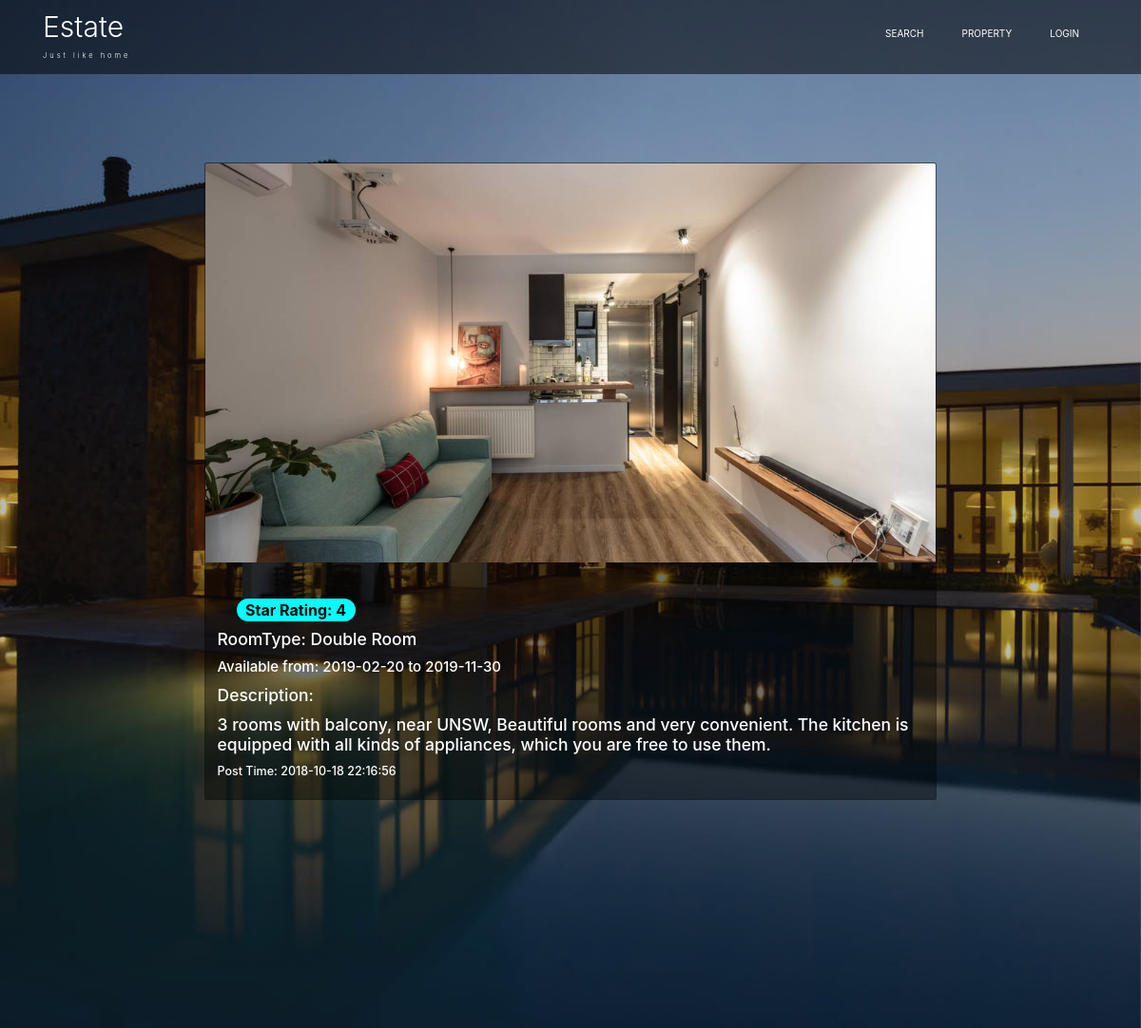
The page /show on the database its author committed.
### tables this page shows
CREATE TABLE hotel (
                    userid char(50),
                    useremail char(50),
                    HouseID char(50) primary key not null,
                    RoomNo char(50),
                    Street char(50),
                    Suburb char(50),
                    State char(50),
                    Postcode char(50),
                    RoomType char(50),
                    Star char(50),
                    check_in_date char(50),
                    check_out_date char(50),
                    price int(50),
                    description char(255),
                    Image char(50),
                    post_time char(50),
                    booking char(50),
                    full_address char(255)
                    );

### project.py (the view)
@app.route("/show")
def show():
    conn = sqlite3.connect("small.db")
    cur = conn.cursor()
    keys = [
        "UserID",
        "UserEmail",
        "HouseID",
        "RoomNo",
        "Street",
        "Suburb",
        "State",
        "Postcode",
        "RoomType",
        "Star",
        "CheckIn",
        "CheckOut",
        "Price",
        "Description",
        "Image",
        "Post_time",
        "Booking_state",
        "Full_address"
    ]
    info_tuples = cur.execute("""SELECT * FROM hotel order by Post_time desc limit 1;""")
    posts = [tupletodict(keys, tup) for tup in info_tuples]
    conn.close()
    return render_template('show.html', posts=posts)

### project.py (called while the page is built)
def tupletodict(keys, tup):
    return dict(zip(keys, tup))

### templates/show.html (shortened to what this page needs)
{% extends "base.html" %}
<!-- {% block beforehead %}
    <link rel="stylesheet" href="https://stackpath.bootstrapcdn.com/bootstrap/4.1.3/css/bootstrap.min.css">
{% endblock %} -->
{% block body_contents %}
<div class="card-deck" style="margin-top:3%;width:800px;margin-left:auto;margin-right:auto;">
    {% for post in posts %}
        <div class="card" style="width: 30rem; background-color: rgba(0, 0, 0, 0.404); color: white">
            <img class="card-img-top" src="{{post.Image}}" style="width: 100%;height: 35vw;object-fit: cover;">
            <div class="card-body" style="padding-top:5%">
                <span class="badge badge-pill badge-dark" style="background-color:aqua;font-size:medium;margin-left:20px;color:black">Star Rating: {{post.Star}}</span>
                <p class="card-title"> <h3>RoomType: {{post.RoomType}}</h3> </p>
                <p class="card-title">
                    <h4>Available from: {{post.CheckIn}} to {{post.CheckOut}}<h4>
                </p>
                <p class="card-title"><h3>Description:</h3></p>
                <p class="card-text"><h3>{{post.Description}}</h3></p>
                <p><h5>Post Time: {{post.Post_time}}</h5></p>
            </div>
        </div>
    {% endfor %}
</div>
{% endblock %}

### css/style.css (style rules this page uses)
body { margin:0; padding:0; background:#fff; font-family: 'Open Sans', sans-serif; }
h1,h2,h3,h4,h5,h6 { margin:0; font-family: 'Work Sans', sans-serif; }
p { margin:0; font-size:14px; }

### css/smoothbox.css (style rules this page uses)
body, html { height:100%; width:100%; }

### rows shown on the page
hotel: Image (picture), Star "4", RoomType "Double Room", CheckIn "2019-02-20", CheckOut "2019-11-30", Description "3 rooms with balcony, near UNSW, Beautiful rooms and very convenient. The kitchen is equipped with all kinds of appliances, which you are free to use them.", Post_time "2018-10-18 22:16:56"
